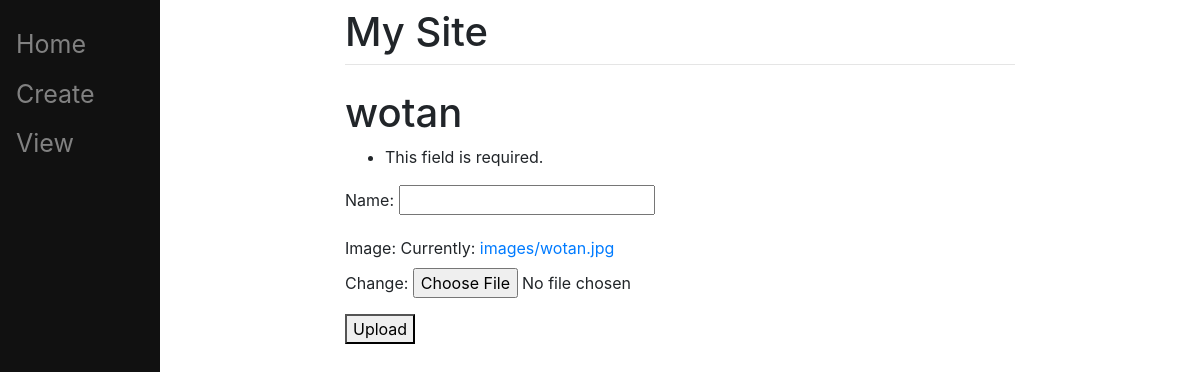
The app's page /change/18, older data.
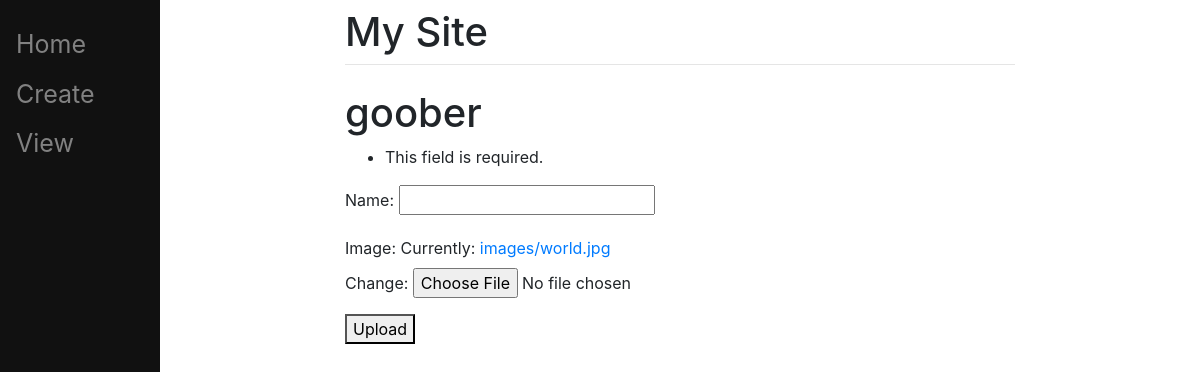
The same page, newer data.
### main/models.py (models this page shows, shortened)
class ToDoList(models.Model):
    name= models.CharField(max_length=200)
    image= models.ImageField(null=True,upload_to="images/")

### main/views.py (the view)
# urls.py: path("change/<int:id>", views.change, name='change'),
def change(request,id):
          ls=ToDoList.objects.get(id=id)
          items=ls.item_set.all()
          form=UserForm(request.POST,request.FILES,instance=ls)
          if request.method=="POST":
               if form.is_valid():
                    form.save()
                    return redirect('success')
               else:
                    form=UserForm(request.POST,request.FILES,instance=ls)
          return render(request, "main/change.html",{"ls":ls, "items":items, "form":form})

### main/forms.py
class UserForm(ModelForm):
    class Meta:
       model=ToDoList
       fields='__all__'

### main/templates/main/change.html (shortened to what this page needs)
{%extends "main/base.html" %}
{%block content%}
 <div>
 <h1> {{ls.name}} </h1>
 <form method = "post" enctype="multipart/form-data">
        {{ form.as_p }}
        <button type="submit">Upload</button>
    </form>
  {%endblock%}

Row changes from the older to the newer data that the page shows:
changed ToDoList: name "wotan" → "goober"
Text that changed along with them:
text no longer shown: "This field is required. Name: Image: Currently: images/wotan.jpg Change:"
text now shown: "This field is required. Name: Image: Currently: images/world.jpg Change:"
